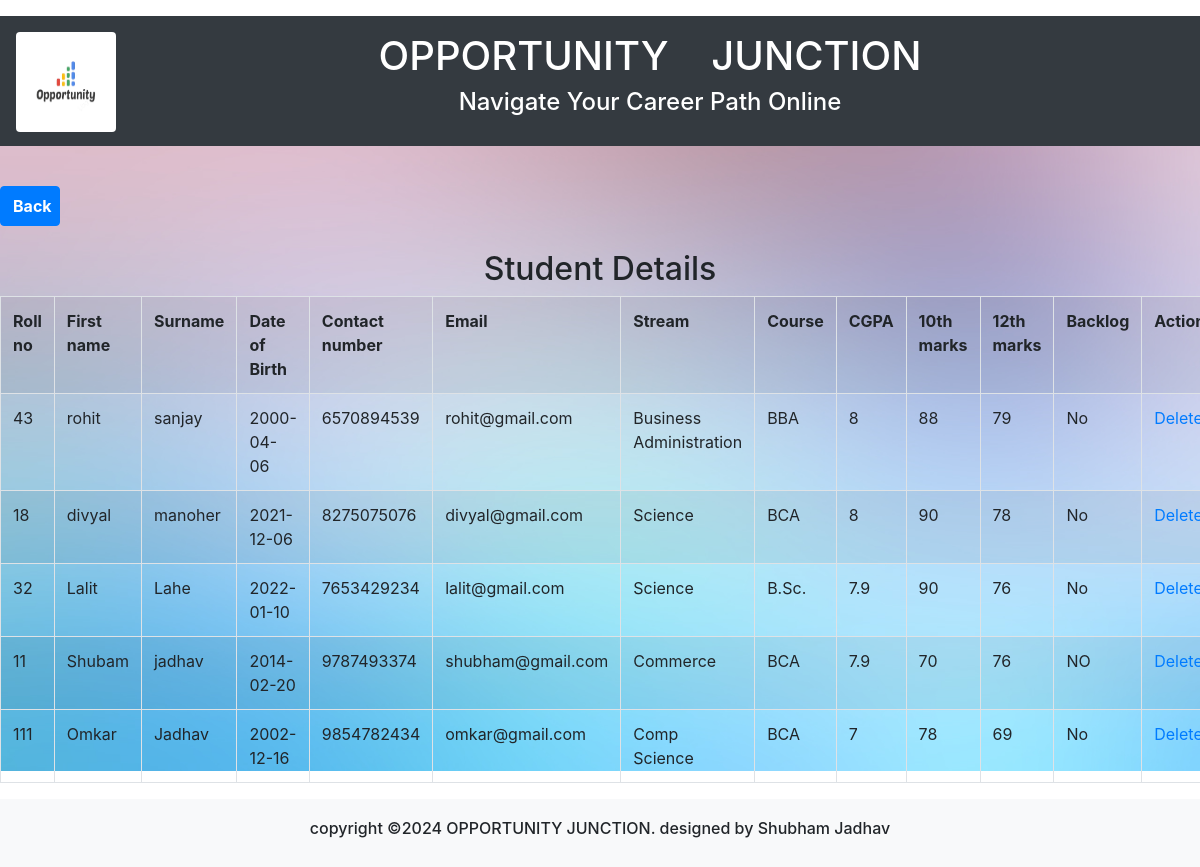
The page /viewstudent.php on the database its author committed.
### tables this page shows
CREATE TABLE `stureg` (
  `rollno` int(20) NOT NULL,
  `stuname` text NOT NULL,
  `fname` text NOT NULL,
  `dob` date NOT NULL,
  `contno` bigint(40) NOT NULL,
  `email` varchar(20) NOT NULL,
  `strm` text NOT NULL,
  `course` text NOT NULL,
  `score` float NOT NULL,
  `ten` float NOT NULL,
  `twelve` float NOT NULL,
  `backlog` varchar(20) NOT NULL
);

### viewstudent.php (the view, shortened to what this page needs)
<!DOCTYPE html>
<html>
<head>
    <link rel="stylesheet" href="https://maxcdn.bootstrapcdn.com/bootstrap/4.5.0/css/bootstrap.min.css">
</head>
<body>
<div class="container-fluid p-3 my-3 bg-dark text-white" style="height:130px">
    <img src="logo.png" class="rounded float-left" style="width:100px;height:100px;">
    <center>
       <h1> OPPORTUNITY &nbsp;&nbsp; JUNCTION </h1>
	<h4> Navigate Your Career Path Online </h4>
    </center>
</div>
&nbsp;<button type="button" style="height:40px;width:60px" class="btn btn-primary " onclick="history.back()"><b>Back</b></button>&nbsp;
<center>
    <h2> Student Details </h2>
</center>
<div class="table-wrapper">
    <table class='table table-bordered table-striped'>
        <tr>
            <th>Roll no</th>
            <th>First name</th>
            <th>Surname</th>
            <th>Date of Birth</th>
            <th>Contact number</th>
            <th>Email</th>
            <th>Stream</th>
            <th>Course</th>
            <th>CGPA</th>
            <th>10th marks</th>
            <th>12th marks</th>
            <th>Backlog</th>
            <th>Action</th>
        </tr>
        <?php
        $servername = "localhost";
        $username = "root";
        $password = "";
        $database = "opportunity";
        $conn = mysqli_connect($servername, $username, $password, $database);
        mysqli_select_db($conn, "opportunity");
        $sql = "Select * from stureg";
        $result = $conn->query($sql);
        if (mysqli_num_rows($result) > 0) {
            while ($row = $result->fetch_assoc()) {
                ?>
                <tr>
                    <td><?php echo $row['rollno'] ?></td>
                    <td><?php echo $row['stuname'] ?></td>
                    <td><?php echo $row['fname'] ?></td>
                    <td><?php echo $row['dob'] ?></td>
                    <td><?php echo $row['contno'] ?></td>
                    <td><?php echo $row['email'] ?></td>
                    <td><?php echo $row['strm'] ?></td>
                    <td><?php echo $row['course'] ?></td>
                    <td><?php echo $row['score'] ?></td>
                    <td><?php echo $row['ten'] ?></td>
                    <td><?php echo $row['twelve'] ?></td>
                    <td><?php echo $row['backlog'] ?></td>
                    <td><a href="deleteStudent.php?rollno=<?php echo $row['rollno'] ?>">Delete</a></td>
                </tr>
                <?php
            }
        }
        ?>
    </table>
</div>
<footer>
     <div class="footer-bottom">
         <center>   <h6>copyright &copy;2024 OPPORTUNITY JUNCTION. designed by Shubham Jadhav</h6></center>
        </div>
</footer>
</body>
</html>

### viewstudent.php (style rules this page uses)
body { background-image: url('Pink-Blue-Blured-Texture.jpg'); background-repeat: no-repeat; background-position: center; background-size: 100%; display: flex; flex-direction: column; min-height: 100vh; }
footer { margin-top: auto; background-color: #f8f9fa; padding: 20px 0; width: 100%; }
.table-wrapper { overflow-y: auto; max-height: calc(100vh - 250px); }

### rows shown on the page
stureg: rollno "43", stuname "rohit", fname "sanjay", dob "2000-04-06", contno "6570894539", email "rohit@gmail.com", strm "Business Administration", course "BBA", score "8", ten "88", twelve "79", backlog "No"
stureg: rollno "18", stuname "divyal", fname "manoher", dob "2021-12-06", contno "8275075076", email "divyal@gmail.com", strm "Science", course "BCA", score "8", ten "90", twelve "78", backlog "No"
stureg: rollno "32", stuname "Lalit", fname "Lahe", dob "2022-01-10", contno "7653429234", email "lalit@gmail.com", strm "Science", course "B.Sc.", score "7.9", ten "90", twelve "76", backlog "No"
stureg: rollno "11", stuname "Shubam", fname "jadhav", dob "2014-02-20", contno "9787493374", email "shubham@gmail.com", strm "Commerce", course "BCA", score "7.9", ten "70", twelve "76", backlog "NO"
stureg: rollno "111", stuname "Omkar", fname "Jadhav", dob "2002-12-16", contno "9854782434", email "omkar@gmail.com", strm "Comp Science", course "BCA", score "7", ten "78", twelve "69", backlog "No"
